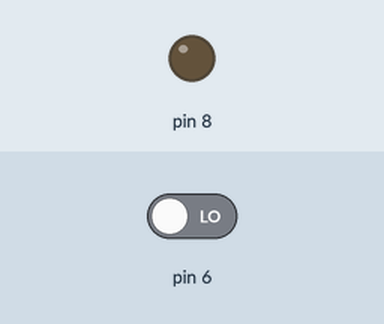
A sketch run on a simulated Arduino Uno, built with avr-gcc and run on an emulated ATmega328P. Parts: output pins drawn as LEDs (lit = HIGH). The inputs (shaded band) are chosen by the test bench; at power-on: pin 6 LOW.

Above: at 1.2 s.
1.3 s: pin 6 driven HIGH
At 2.5 s:
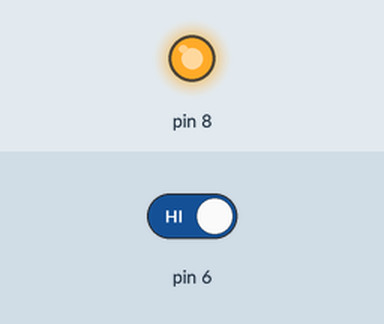
2.8 s: pin 6 driven LOW
At 3.8 s:
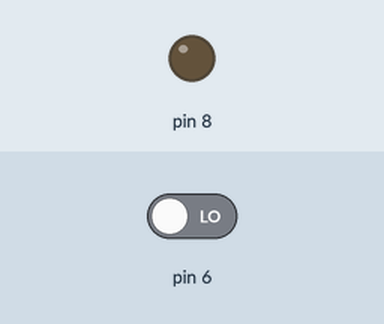
Timing chart, 0 to 5.8 s (numbered marks = the images above; inputs shaded):
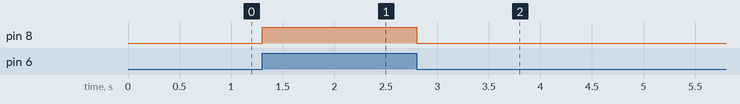

Measured:
- after the input at 1.3 s, pin 8: LOW → HIGH at once
- after the input at 2.8 s, pin 8: HIGH → LOW at once

The sketch:

Switch_onoff.ino
```cpp
void setup() {
  pinMode(8,OUTPUT);
  pinMode(6,INPUT);
}

void loop() {
  if(digitalRead(6)==1){
    digitalWrite(8,1);
    delay(100);
  }
  else{
    digitalWrite(8,0);
    delay(100);
  }
}
```
